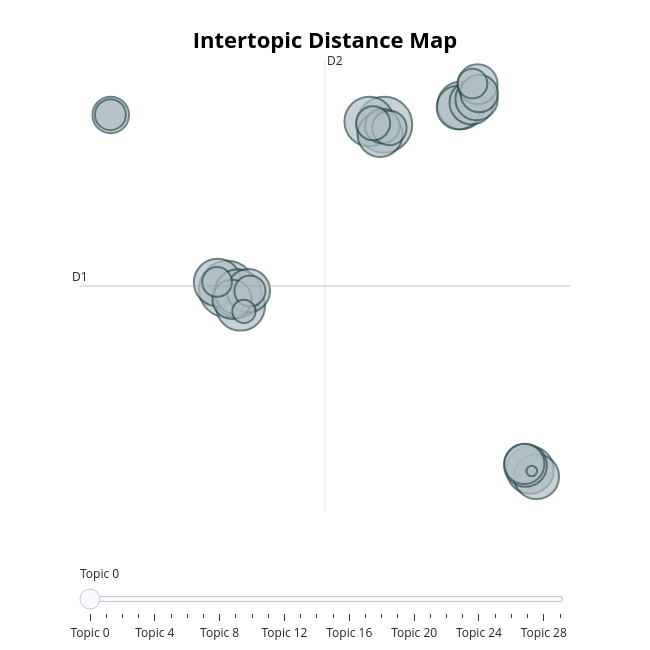

Here is the notebook cell this chart was saved with:
### Code cell
# Visualize K-Means topics
topic_model_kmeans.visualize_topics()

### Figure 1 — Plotly figure (JSON) as saved in the notebook; plotly's stock layout.template omitted (floating-point values rounded to 4 significant figures)
{"data": [{"customdata": [[0, "coronavirus | sars | cov | sars cov | virus", 402], [1, "risk | symptoms | learn | higher risk | protect", 394], [2, "zealand | new zealand | total number | covid report | auckland", 308], [3, "trump | president | donald trump | donald | donaldtrump", 300], [4, "italy | video | hospital | italian | died", 293], [5, "drtedros | flu | pandemic | countries | death", 285], [6, "cure | water | drinking | israel | cure covid", 284], [7, "india | covid testing | samples | icmrdelhi | samples tested", 281], [8, "fake | misinformation | nashville | coronavirus | claims", 260], [9, "masks | mask | wear | face | wearing", 254], [10, "lockdown | indian | police | beaten | video", 254], [11, "vaccine | vaccines | covid vaccine | covax | drtedros", 244], [12, "covidview | covidview report | cdc covidview | latest cdc | report shows", 242], [13, "uk | england | boris | follow live | restrictions", 235], [14, "coronavirusupdates | india | covid covid | recovery rate | active", 230], [15, "data | hospitalizations | new york | york | deaths", 224], [16, "indiafightscorona | recoveries | rt pib | pib india | pib", 203], [17, "published ve | ve tracked | tracked | tests yesterday | tests state", 200], [18, "china | chinese | wuhan | china coronavirus | president", 193], [19, "states reported | published states | reported tests | reported | update published", 176], [20, "nigeria | covid reported | reported nigeria | ncdc | lagos", 168], [21, "test | pcr | antibody | covid test | pcr tests", 151], [22, "schools | children | school | students | parents", 149], [23, "north shore | shore | middlemore | contact tracing | tracing", 145], [24, "lockdown | restrictions | gatherings | england | gt", 121], [25, "rivers | kaduna | ogun | oyo | fct", 120], [26, "hydroxychloroquine | chloroquine | vitamin | drug | azithromycin", 111], [27, "completed | number tests | tests completed | yesterday laboratories | completed date", 111], [28, "gates | fauci | foundation | anthony fauci | anthony", 68], [29, "states confirmed | cases states | confirmed cases | total confirmed | coronavirusupdates state", 14]], "hovertemplate": "<b>Topic %{customdata[0]}</b><br>%{customdata[1]}<br>Size: %{customdata[2]}", "legendgroup": "", "marker": {"color": "#B0BEC5", "line": {"color": "DarkSlateGrey", "width": 2}, "size": [402, 394, 308, 300, 293, 285, 284, 281, 260, 254, 254, 244, 242, 235, 230, 224, 203, 200, 193, 176, 168, 151, 149, 145, 121, 120, 111, 111, 68, 14], "sizemode": "area", "sizeref": 0.2512, "symbol": "circle"}, "mode": "markers", "name": "", "orientation": "v", "showlegend": false, "type": "scatter", "x": [-4.85, 3.995, 3.15, -4.098, -4.274, 8.335, -5.387, 12.21, -4.253, 3.761, 12.57, 8.194, 8.909, -3.653, 11.95, 9.194, 11.89, 9.254, -4.577, 9.343, -11.41, 3.89, 4.288, 3.371, -3.569, -11.42, -5.419, 8.966, -3.907, 12.3], "xaxis": "x", "y": [-2.809, 6.758, 6.941, -3.801, -3.068, 7.881, -2.425, -13.33, -2.98, 6.19, -13.72, 7.757, 8.047, -2.904, -13.06, 8.238, -12.98, 9.11, -3.402, 8.573, 7.321, 6.678, 6.566, 6.838, -2.915, 7.338, -2.392, 9.147, -4.107, -13.39], "yaxis": "y"}], "layout": {"annotations": [{"showarrow": false, "text": "D1", "x": -13.14, "y": -2.628, "yshift": 10}, {"showarrow": false, "text": "D2", "x": 0.6597, "xshift": 10, "y": 10.52}], "height": 650, "hoverlabel": {"bgcolor": "white", "font": {"family": "Rockwell", "size": 16}}, "legend": {"itemsizing": "constant", "tracegroupgap": 0}, "margin": {"t": 60}, "shapes": [{"line": {"color": "#CFD8DC", "width": 2}, "type": "line", "x0": 0.6597, "x1": 0.6597, "y0": -15.78, "y1": 10.52}, {"line": {"color": "#9E9E9E", "width": 2}, "type": "line", "x0": -13.14, "x1": 14.46, "y0": -2.628, "y1": -2.628}], "sliders": [{"active": 0, "pad": {"t": 50}, "steps": [{"args": [{"marker.color": [["red", "#B0BEC5", "#B0BEC5", "#B0BEC5", "#B0BEC5", "#B0BEC5", "#B0BEC5", "#B0BEC5", "#B0BEC5", "#B0BEC5", "#B0BEC5", "#B0BEC5", "#B0BEC5", "#B0BEC5", "#B0BEC5", "#B0BEC5", "#B0BEC5", "#B0BEC5", "#B0BEC5", "#B0BEC5", "#B0BEC5", "#B0BEC5", "#B0BEC5", "#B0BEC5", "#B0BEC5", "#B0BEC5", "#B0BEC5", "#B0BEC5", "#B0BEC5", "#B0BEC5"]]}], "label": "Topic 0", "method": "update"}, {"args": [{"marker.color": [["#B0BEC5", "red", "#B0BEC5", "#B0BEC5", "#B0BEC5", "#B0BEC5", "#B0BEC5", "#B0BEC5", "#B0BEC5", "#B0BEC5", "#B0BEC5", "#B0BEC5", "#B0BEC5", "#B0BEC5", "#B0BEC5", "#B0BEC5", "#B0BEC5", "#B0BEC5", "#B0BEC5", "#B0BEC5", "#B0BEC5", "#B0BEC5", "#B0BEC5", "#B0BEC5", "#B0BEC5", "#B0BEC5", "#B0BEC5", "#B0BEC5", "#B0BEC5", "#B0BEC5"]]}], "label": "Topic 1", "method": "update"}, {"args": [{"marker.color": [["#B0BEC5", "#B0BEC5", "red", "#B0BEC5", "#B0BEC5", "#B0BEC5", "#B0BEC5", "#B0BEC5", "#B0BEC5", "#B0BEC5", "#B0BEC5", "#B0BEC5", "#B0BEC5", "#B0BEC5", "#B0BEC5", "#B0BEC5", "#B0BEC5", "#B0BEC5", "#B0BEC5", "#B0BEC5", "#B0BEC5", "#B0BEC5", "#B0BEC5", "#B0BEC5", "#B0BEC5", "#B0BEC5", "#B0BEC5", "#B0BEC5", "#B0BEC5", "#B0BEC5"]]}], "label": "Topic 2", "method": "update"}, {"args": [{"marker.color": [["#B0BEC5", "#B0BEC5", "#B0BEC5", "red", "#B0BEC5", "#B0BEC5", "#B0BEC5", "#B0BEC5", "#B0BEC5", "#B0BEC5", "#B0BEC5", "#B0BEC5", "#B0BEC5", "#B0BEC5", "#B0BEC5", "#B0BEC5", "#B0BEC5", "#B0BEC5", "#B0BEC5", "#B0BEC5", "#B0BEC5", "#B0BEC5", "#B0BEC5", "#B0BEC5", "#B0BEC5", "#B0BEC5", "#B0BEC5", "#B0BEC5", "#B0BEC5", "#B0BEC5"]]}], "label": "Topic 3", "method": "update"}, {"args": [{"marker.color": [["#B0BEC5", "#B0BEC5", "#B0BEC5", "#B0BEC5", "red", "#B0BEC5", "#B0BEC5", "#B0BEC5", "#B0BEC5", "#B0BEC5", "#B0BEC5", "#B0BEC5", "#B0BEC5", "#B0BEC5", "#B0BEC5", "#B0BEC5", "#B0BEC5", "#B0BEC5", "#B0BEC5", "#B0BEC5", "#B0BEC5", "#B0BEC5", "#B0BEC5", "#B0BEC5", "#B0BEC5", "#B0BEC5", "#B0BEC5", "#B0BEC5", "#B0BEC5", "#B0BEC5"]]}], "label": "Topic 4", "method": "update"}, {"args": [{"marker.color": [["#B0BEC5", "#B0BEC5", "#B0BEC5", "#B0BEC5", "#B0BEC5", "red", "#B0BEC5", "#B0BEC5", "#B0BEC5", "#B0BEC5", "#B0BEC5", "#B0BEC5", "#B0BEC5", "#B0BEC5", "#B0BEC5", "#B0BEC5", "#B0BEC5", "#B0BEC5", "#B0BEC5", "#B0BEC5", "#B0BEC5", "#B0BEC5", "#B0BEC5", "#B0BEC5", "#B0BEC5", "#B0BEC5", "#B0BEC5", "#B0BEC5", "#B0BEC5", "#B0BEC5"]]}], "label": "Topic 5", "method": "update"}, {"args": [{"marker.color": [["#B0BEC5", "#B0BEC5", "#B0BEC5", "#B0BEC5", "#B0BEC5", "#B0BEC5", "red", "#B0BEC5", "#B0BEC5", "#B0BEC5", "#B0BEC5", "#B0BEC5", "#B0BEC5", "#B0BEC5", "#B0BEC5", "#B0BEC5", "#B0BEC5", "#B0BEC5", "#B0BEC5", "#B0BEC5", "#B0BEC5", "#B0BEC5", "#B0BEC5", "#B0BEC5", "#B0BEC5", "#B0BEC5", "#B0BEC5", "#B0BEC5", "#B0BEC5", "#B0BEC5"]]}], "label": "Topic 6", "method": "update"}, {"args": [{"marker.color": [["#B0BEC5", "#B0BEC5", "#B0BEC5", "#B0BEC5", "#B0BEC5", "#B0BEC5", "#B0BEC5", "red", "#B0BEC5", "#B0BEC5", "#B0BEC5", "#B0BEC5", "#B0BEC5", "#B0BEC5", "#B0BEC5", "#B0BEC5", "#B0BEC5", "#B0BEC5", "#B0BEC5", "#B0BEC5", "#B0BEC5", "#B0BEC5", "#B0BEC5", "#B0BEC5", "#B0BEC5", "#B0BEC5", "#B0BEC5", "#B0BEC5", "#B0BEC5", "#B0BEC5"]]}], "label": "Topic 7", "method": "update"}, {"args": [{"marker.color": [["#B0BEC5", "#B0BEC5", "#B0BEC5", "#B0BEC5", "#B0BEC5", "#B0BEC5", "#B0BEC5", "#B0BEC5", "red", "#B0BEC5", "#B0BEC5", "#B0BEC5", "#B0BEC5", "#B0BEC5", "#B0BEC5", "#B0BEC5", "#B0BEC5", "#B0BEC5", "#B0BEC5", "#B0BEC5", "#B0BEC5", "#B0BEC5", "#B0BEC5", "#B0BEC5", "#B0BEC5", "#B0BEC5", "#B0BEC5", "#B0BEC5", "#B0BEC5", "#B0BEC5"]]}], "label": "Topic 8", "method": "update"}, {"args": [{"marker.color": [["#B0BEC5", "#B0BEC5", "#B0BEC5", "#B0BEC5", "#B0BEC5", "#B0BEC5", "#B0BEC5", "#B0BEC5", "#B0BEC5", "red", "#B0BEC5", "#B0BEC5", "#B0BEC5", "#B0BEC5", "#B0BEC5", "#B0BEC5", "#B0BEC5", "#B0BEC5", "#B0BEC5", "#B0BEC5", "#B0BEC5", "#B0BEC5", "#B0BEC5", "#B0BEC5", "#B0BEC5", "#B0BEC5", "#B0BEC5", "#B0BEC5", "#B0BEC5", "#B0BEC5"]]}], "label": "Topic 9", "method": "update"}, {"args": [{"marker.color": [["#B0BEC5", "#B0BEC5", "#B0BEC5", "#B0BEC5", "#B0BEC5", "#B0BEC5", "#B0BEC5", "#B0BEC5", "#B0BEC5", "#B0BEC5", "red", "#B0BEC5", "#B0BEC5", "#B0BEC5", "#B0BEC5", "#B0BEC5", "#B0BEC5", "#B0BEC5", "#B0BEC5", "#B0BEC5", "#B0BEC5", "#B0BEC5", "#B0BEC5", "#B0BEC5", "#B0BEC5", "#B0BEC5", "#B0BEC5", "#B0BEC5", "#B0BEC5", "#B0BEC5"]]}], "label": "Topic 10", "method": "update"}, {"args": [{"marker.color": [["#B0BEC5", "#B0BEC5", "#B0BEC5", "#B0BEC5", "#B0BEC5", "#B0BEC5", "#B0BEC5", "#B0BEC5", "#B0BEC5", "#B0BEC5", "#B0BEC5", "red", "#B0BEC5", "#B0BEC5", "#B0BEC5", "#B0BEC5", "#B0BEC5", "#B0BEC5", "#B0BEC5", "#B0BEC5", "#B0BEC5", "#B0BEC5", "#B0BEC5", "#B0BEC5", "#B0BEC5", "#B0BEC5", "#B0BEC5", "#B0BEC5", "#B0BEC5", "#B0BEC5"]]}], "label": "Topic 11", "method": "update"}, {"args": [{"marker.color": [["#B0BEC5", "#B0BEC5", "#B0BEC5", "#B0BEC5", "#B0BEC5", "#B0BEC5", "#B0BEC5", "#B0BEC5", "#B0BEC5", "#B0BEC5", "#B0BEC5", "#B0BEC5", "red", "#B0BEC5", "#B0BEC5", "#B0BEC5", "#B0BEC5", "#B0BEC5", "#B0BEC5", "#B0BEC5", "#B0BEC5", "#B0BEC5", "#B0BEC5", "#B0BEC5", "#B0BEC5", "#B0BEC5", "#B0BEC5", "#B0BEC5", "#B0BEC5", "#B0BEC5"]]}], "label": "Topic 12", "method": "update"}, {"args": [{"marker.color": [["#B0BEC5", "#B0BEC5", "#B0BEC5", "#B0BEC5", "#B0BEC5", "#B0BEC5", "#B0BEC5", "#B0BEC5", "#B0BEC5", "#B0BEC5", "#B0BEC5", "#B0BEC5", "#B0BEC5", "red", "#B0BEC5", "#B0BEC5", "#B0BEC5", "#B0BEC5", "#B0BEC5", "#B0BEC5", "#B0BEC5", "#B0BEC5", "#B0BEC5", "#B0BEC5", "#B0BEC5", "#B0BEC5", "#B0BEC5", "#B0BEC5", "#B0BEC5", "#B0BEC5"]]}], "label": "Topic 13", "method": "update"}, {"args": [{"marker.color": [["#B0BEC5", "#B0BEC5", "#B0BEC5", "#B0BEC5", "#B0BEC5", "#B0BEC5", "#B0BEC5", "#B0BEC5", "#B0BEC5", "#B0BEC5", "#B0BEC5", "#B0BEC5", "#B0BEC5", "#B0BEC5", "red", "#B0BEC5", "#B0BEC5", "#B0BEC5", "#B0BEC5", "#B0BEC5", "#B0BEC5", "#B0BEC5", "#B0BEC5", "#B0BEC5", "#B0BEC5", "#B0BEC5", "#B0BEC5", "#B0BEC5", "#B0BEC5", "#B0BEC5"]]}], "label": "Topic 14", "method": "update"}, {"args": [{"marker.color": [["#B0BEC5", "#B0BEC5", "#B0BEC5", "#B0BEC5", "#B0BEC5", "#B0BEC5", "#B0BEC5", "#B0BEC5", "#B0BEC5", "#B0BEC5", "#B0BEC5", "#B0BEC5", "#B0BEC5", "#B0BEC5", "#B0BEC5", "red", "#B0BEC5", "#B0BEC5", "#B0BEC5", "#B0BEC5", "#B0BEC5", "#B0BEC5", "#B0BEC5", "#B0BEC5", "#B0BEC5", "#B0BEC5", "#B0BEC5", "#B0BEC5", "#B0BEC5", "#B0BEC5"]]}], "label": "Topic 15", "method": "update"}, {"args": [{"marker.color": [["#B0BEC5", "#B0BEC5", "#B0BEC5", "#B0BEC5", "#B0BEC5", "#B0BEC5", "#B0BEC5", "#B0BEC5", "#B0BEC5", "#B0BEC5", "#B0BEC5", "#B0BEC5", "#B0BEC5", "#B0BEC5", "#B0BEC5", "#B0BEC5", "red", "#B0BEC5", "#B0BEC5", "#B0BEC5", "#B0BEC5", "#B0BEC5", "#B0BEC5", "#B0BEC5", "#B0BEC5", "#B0BEC5", "#B0BEC5", "#B0BEC5", "#B0BEC5", "#B0BEC5"]]}], "label": "Topic 16", "method": "update"}, {"args": [{"marker.color": [["#B0BEC5", "#B0BEC5", "#B0BEC5", "#B0BEC5", "#B0BEC5", "#B0BEC5", "#B0BEC5", "#B0BEC5", "#B0BEC5", "#B0BEC5", "#B0BEC5", "#B0BEC5", "#B0BEC5", "#B0BEC5", "#B0BEC5", "#B0BEC5", "#B0BEC5", "red", "#B0BEC5", "#B0BEC5", "#B0BEC5", "#B0BEC5", "#B0BEC5", "#B0BEC5", "#B0BEC5", "#B0BEC5", "#B0BEC5", "#B0BEC5", "#B0BEC5", "#B0BEC5"]]}], "label": "Topic 17", "method": "update"}, {"args": [{"marker.color": [["#B0BEC5", "#B0BEC5", "#B0BEC5", "#B0BEC5", "#B0BEC5", "#B0BEC5", "#B0BEC5", "#B0BEC5", "#B0BEC5", "#B0BEC5", "#B0BEC5", "#B0BEC5", "#B0BEC5", "#B0BEC5", "#B0BEC5", "#B0BEC5", "#B0BEC5", "#B0BEC5", "red", "#B0BEC5", "#B0BEC5", "#B0BEC5", "#B0BEC5", "#B0BEC5", "#B0BEC5", "#B0BEC5", "#B0BEC5", "#B0BEC5", "#B0BEC5", "#B0BEC5"]]}], "label": "Topic 18", "method": "update"}, {"args": [{"marker.color": [["#B0BEC5", "#B0BEC5", "#B0BEC5", "#B0BEC5", "#B0BEC5", "#B0BEC5", "#B0BEC5", "#B0BEC5", "#B0BEC5", "#B0BEC5", "#B0BEC5", "#B0BEC5", "#B0BEC5", "#B0BEC5", "#B0BEC5", "#B0BEC5", "#B0BEC5", "#B0BEC5", "#B0BEC5", "red", "#B0BEC5", "#B0BEC5", "#B0BEC5", "#B0BEC5", "#B0BEC5", "#B0BEC5", "#B0BEC5", "#B0BEC5", "#B0BEC5", "#B0BEC5"]]}], "label": "Topic 19", "method": "update"}, {"args": [{"marker.color": [["#B0BEC5", "#B0BEC5", "#B0BEC5", "#B0BEC5", "#B0BEC5", "#B0BEC5", "#B0BEC5", "#B0BEC5", "#B0BEC5", "#B0BEC5", "#B0BEC5", "#B0BEC5", "#B0BEC5", "#B0BEC5", "#B0BEC5", "#B0BEC5", "#B0BEC5", "#B0BEC5", "#B0BEC5", "#B0BEC5", "red", "#B0BEC5", "#B0BEC5", "#B0BEC5", "#B0BEC5", "#B0BEC5", "#B0BEC5", "#B0BEC5", "#B0BEC5", "#B0BEC5"]]}], "label": "Topic 20", "method": "update"}, {"args": [{"marker.color": [["#B0BEC5", "#B0BEC5", "#B0BEC5", "#B0BEC5", "#B0BEC5", "#B0BEC5", "#B0BEC5", "#B0BEC5", "#B0BEC5", "#B0BEC5", "#B0BEC5", "#B0BEC5", "#B0BEC5", "#B0BEC5", "#B0BEC5", "#B0BEC5", "#B0BEC5", "#B0BEC5", "#B0BEC5", "#B0BEC5", "#B0BEC5", "red", "#B0BEC5", "#B0BEC5", "#B0BEC5", "#B0BEC5", "#B0BEC5", "#B0BEC5", "#B0BEC5", "#B0BEC5"]]}], "label": "Topic 21", "method": "update"}, {"args": [{"marker.color": [["#B0BEC5", "#B0BEC5", "#B0BEC5", "#B0BEC5", "#B0BEC5", "#B0BEC5", "#B0BEC5", "#B0BEC5", "#B0BEC5", "#B0BEC5", "#B0BEC5", "#B0BEC5", "#B0BEC5", "#B0BEC5", "#B0BEC5", "#B0BEC5", "#B0BEC5", "#B0BEC5", "#B0BEC5", "#B0BEC5", "#B0BEC5", "#B0BEC5", "red", "#B0BEC5", "#B0BEC5", "#B0BEC5", "#B0BEC5", "#B0BEC5", "#B0BEC5", "#B0BEC5"]]}], "label": "Topic 22", "method": "update"}, {"args": [{"marker.color": [["#B0BEC5", "#B0BEC5", "#B0BEC5", "#B0BEC5", "#B0BEC5", "#B0BEC5", "#B0BEC5", "#B0BEC5", "#B0BEC5", "#B0BEC5", "#B0BEC5", "#B0BEC5", "#B0BEC5", "#B0BEC5", "#B0BEC5", "#B0BEC5", "#B0BEC5", "#B0BEC5", "#B0BEC5", "#B0BEC5", "#B0BEC5", "#B0BEC5", "#B0BEC5", "red", "#B0BEC5", "#B0BEC5", "#B0BEC5", "#B0BEC5", "#B0BEC5", "#B0BEC5"]]}], "label": "Topic 23", "method": "update"}, {"args": [{"marker.color": [["#B0BEC5", "#B0BEC5", "#B0BEC5", "#B0BEC5", "#B0BEC5", "#B0BEC5", "#B0BEC5", "#B0BEC5", "#B0BEC5", "#B0BEC5", "#B0BEC5", "#B0BEC5", "#B0BEC5", "#B0BEC5", "#B0BEC5", "#B0BEC5", "#B0BEC5", "#B0BEC5", "#B0BEC5", "#B0BEC5", "#B0BEC5", "#B0BEC5", "#B0BEC5", "#B0BEC5", "red", "#B0BEC5", "#B0BEC5", "#B0BEC5", "#B0BEC5", "#B0BEC5"]]}], "label": "Topic 24", "method": "update"}, {"args": [{"marker.color": [["#B0BEC5", "#B0BEC5", "#B0BEC5", "#B0BEC5", "#B0BEC5", "#B0BEC5", "#B0BEC5", "#B0BEC5", "#B0BEC5", "#B0BEC5", "#B0BEC5", "#B0BEC5", "#B0BEC5", "#B0BEC5", "#B0BEC5", "#B0BEC5", "#B0BEC5", "#B0BEC5", "#B0BEC5", "#B0BEC5", "#B0BEC5", "#B0BEC5", "#B0BEC5", "#B0BEC5", "#B0BEC5", "red", "#B0BEC5", "#B0BEC5", "#B0BEC5", "#B0BEC5"]]}], "label": "Topic 25", "method": "update"}, {"args": [{"marker.color": [["#B0BEC5", "#B0BEC5", "#B0BEC5", "#B0BEC5", "#B0BEC5", "#B0BEC5", "#B0BEC5", "#B0BEC5", "#B0BEC5", "#B0BEC5", "#B0BEC5", "#B0BEC5", "#B0BEC5", "#B0BEC5", "#B0BEC5", "#B0BEC5", "#B0BEC5", "#B0BEC5", "#B0BEC5", "#B0BEC5", "#B0BEC5", "#B0BEC5", "#B0BEC5", "#B0BEC5", "#B0BEC5", "#B0BEC5", "red", "#B0BEC5", "#B0BEC5", "#B0BEC5"]]}], "label": "Topic 26", "method": "update"}, {"args": [{"marker.color": [["#B0BEC5", "#B0BEC5", "#B0BEC5", "#B0BEC5", "#B0BEC5", "#B0BEC5", "#B0BEC5", "#B0BEC5", "#B0BEC5", "#B0BEC5", "#B0BEC5", "#B0BEC5", "#B0BEC5", "#B0BEC5", "#B0BEC5", "#B0BEC5", "#B0BEC5", "#B0BEC5", "#B0BEC5", "#B0BEC5", "#B0BEC5", "#B0BEC5", "#B0BEC5", "#B0BEC5", "#B0BEC5", "#B0BEC5", "#B0BEC5", "red", "#B0BEC5", "#B0BEC5"]]}], "label": "Topic 27", "method": "update"}, {"args": [{"marker.color": [["#B0BEC5", "#B0BEC5", "#B0BEC5", "#B0BEC5", "#B0BEC5", "#B0BEC5", "#B0BEC5", "#B0BEC5", "#B0BEC5", "#B0BEC5", "#B0BEC5", "#B0BEC5", "#B0BEC5", "#B0BEC5", "#B0BEC5", "#B0BEC5", "#B0BEC5", "#B0BEC5", "#B0BEC5", "#B0BEC5", "#B0BEC5", "#B0BEC5", "#B0BEC5", "#B0BEC5", "#B0BEC5", "#B0BEC5", "#B0BEC5", "#B0BEC5", "red", "#B0BEC5"]]}], "label": "Topic 28", "method": "update"}, {"args": [{"marker.color": [["#B0BEC5", "#B0BEC5", "#B0BEC5", "#B0BEC5", "#B0BEC5", "#B0BEC5", "#B0BEC5", "#B0BEC5", "#B0BEC5", "#B0BEC5", "#B0BEC5", "#B0BEC5", "#B0BEC5", "#B0BEC5", "#B0BEC5", "#B0BEC5", "#B0BEC5", "#B0BEC5", "#B0BEC5", "#B0BEC5", "#B0BEC5", "#B0BEC5", "#B0BEC5", "#B0BEC5", "#B0BEC5", "#B0BEC5", "#B0BEC5", "#B0BEC5", "#B0BEC5", "red"]]}], "label": "Topic 29", "method": "update"}]}], "title": {"font": {"color": "Black", "size": 22}, "text": "<b>Intertopic Distance Map</b>", "x": 0.5, "xanchor": "center", "y": 0.95, "yanchor": "top"}, "width": 650, "xaxis": {"anchor": "y", "domain": [0, 1], "range": [-13.14, 14.46], "title": {"text": ""}, "visible": false}, "yaxis": {"anchor": "x", "domain": [0, 1], "range": [-15.78, 10.52], "title": {"text": ""}, "visible": false}}}
